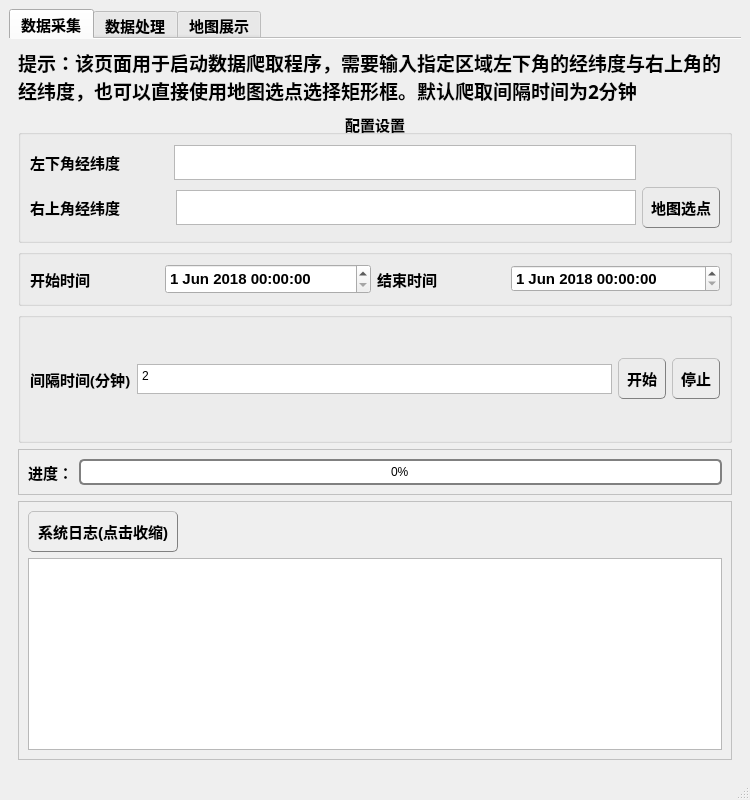
<?xml version="1.0" encoding="UTF-8"?>
<ui version="4.0">
 <class>mainWindow</class>
 <widget class="QMainWindow" name="mainWindow">
  <property name="geometry">
   <rect>
    <x>0</x>
    <y>0</y>
    <width>750</width>
    <height>800</height>
   </rect>
  </property>
  <property name="windowTitle">
   <string>交通拥堵分析系统</string>
  </property>
  <property name="windowIcon">
   <iconset>
    <normaloff>image/app.ico</normaloff>image/app.ico</iconset>
  </property>
  <widget class="QWidget" name="centralwidget">
   <layout class="QGridLayout" name="gridLayout_4">
    <item row="0" column="0">
     <widget class="QTabWidget" name="tabWidget">
      <property name="minimumSize">
       <size>
        <width>300</width>
        <height>0</height>
       </size>
      </property>
      <property name="font">
       <font>
        <pointsize>11</pointsize>
        <weight>75</weight>
        <bold>true</bold>
       </font>
      </property>
      <property name="layoutDirection">
       <enum>Qt::LeftToRight</enum>
      </property>
      <property name="tabPosition">
       <enum>QTabWidget::North</enum>
      </property>
      <property name="tabShape">
       <enum>QTabWidget::Rounded</enum>
      </property>
      <property name="currentIndex">
       <number>0</number>
      </property>
      <property name="iconSize">
       <size>
        <width>30</width>
        <height>30</height>
       </size>
      </property>
      <property name="elideMode">
       <enum>Qt::ElideMiddle</enum>
      </property>
      <property name="documentMode">
       <bool>true</bool>
      </property>
      <property name="tabsClosable">
       <bool>false</bool>
      </property>
      <property name="movable">
       <bool>false</bool>
      </property>
      <property name="tabBarAutoHide">
       <bool>false</bool>
      </property>
      <widget class="QWidget" name="tab">
       <attribute name="icon">
        <iconset>
         <normaloff>image/Highway_48px_1109853_easyicon.net.png</normaloff>image/Highway_48px_1109853_easyicon.net.png</iconset>
       </attribute>
       <attribute name="title">
        <string>数据采集</string>
       </attribute>
       <layout class="QGridLayout" name="gridLayout">
        <item row="3" column="0">
         <widget class="QGroupBox" name="groupBox_6">
          <property name="title">
           <string/>
          </property>
          <layout class="QHBoxLayout" name="horizontalLayout_12">
           <item>
            <layout class="QHBoxLayout" name="horizontalLayout_9">
             <item>
              <widget class="QLabel" name="label_19">
               <property name="minimumSize">
                <size>
                 <width>0</width>
                 <height>0</height>
                </size>
               </property>
               <property name="maximumSize">
                <size>
                 <width>16777215</width>
                 <height>16777215</height>
                </size>
               </property>
               <property name="font">
                <font>
                 <family>微软雅黑</family>
                 <pointsize>11</pointsize>
                 <weight>75</weight>
                 <bold>true</bold>
                </font>
               </property>
               <property name="text">
                <string>间隔时间(分钟)</string>
               </property>
              </widget>
             </item>
             <item>
              <widget class="QTextEdit" name="textEdit_9">
               <property name="minimumSize">
                <size>
                 <width>0</width>
                 <height>0</height>
                </size>
               </property>
               <property name="maximumSize">
                <size>
                 <width>16777215</width>
                 <height>30</height>
                </size>
               </property>
               <property name="html">
                <string>&lt;!DOCTYPE HTML PUBLIC &quot;-//W3C//DTD HTML 4.0//EN&quot; &quot;http://www.w3.org/TR/REC-html40/strict.dtd&quot;&gt;
&lt;html&gt;&lt;head&gt;&lt;meta name=&quot;qrichtext&quot; content=&quot;1&quot; /&gt;&lt;style type=&quot;text/css&quot;&gt;
p, li { white-space: pre-wrap; }
&lt;/style&gt;&lt;/head&gt;&lt;body style=&quot; font-family:'SimSun'; font-size:11pt; font-weight:600; font-style:normal;&quot;&gt;
&lt;p style=&quot; margin-top:0px; margin-bottom:0px; margin-left:0px; margin-right:0px; -qt-block-indent:0; text-indent:0px;&quot;&gt;&lt;span style=&quot; font-size:9pt; font-weight:400;&quot;&gt;2&lt;/span&gt;&lt;/p&gt;&lt;/body&gt;&lt;/html&gt;</string>
               </property>
              </widget>
             </item>
             <item>
              <widget class="QPushButton" name="pushButton">
               <property name="minimumSize">
                <size>
                 <width>0</width>
                 <height>0</height>
                </size>
               </property>
               <property name="maximumSize">
                <size>
                 <width>16777215</width>
                 <height>16777215</height>
                </size>
               </property>
               <property name="font">
                <font>
                 <pointsize>11</pointsize>
                 <weight>75</weight>
                 <bold>true</bold>
                </font>
               </property>
               <property name="styleSheet">
                <string notr="true">QPushButton:hover{

background-color:rgb(211, 211, 211)}  
QPushButton
                     {text-align : center;
                     border-color: gray;
                     padding:8px;
                     font:bold;
                     border-width: 1px;
                     border-radius: 5px;
                     border-style: outset;
                     }
</string>
               </property>
               <property name="text">
                <string>开始</string>
               </property>
               <property name="icon">
                <iconset>
                 <normaloff>image/play_button_48px_1201205_easyicon.net.png</normaloff>image/play_button_48px_1201205_easyicon.net.png</iconset>
               </property>
               <property name="iconSize">
                <size>
                 <width>30</width>
                 <height>30</height>
                </size>
               </property>
              </widget>
             </item>
             <item>
              <widget class="QPushButton" name="pushButton_2">
               <property name="minimumSize">
                <size>
                 <width>0</width>
                 <height>0</height>
                </size>
               </property>
               <property name="font">
                <font>
                 <pointsize>11</pointsize>
                 <weight>75</weight>
                 <bold>true</bold>
                </font>
               </property>
               <property name="styleSheet">
                <string notr="true">QPushButton:hover{

background-color:rgb(211, 211, 211)}  
QPushButton
                     {text-align : center;
                     border-color: gray;
                     padding:8px;
                     font:bold;
                     border-width: 1px;
                     border-radius: 5px;
                     border-style: outset;
                     }
</string>
               </property>
               <property name="text">
                <string>停止</string>
               </property>
               <property name="icon">
                <iconset>
                 <normaloff>image/stop_48px_1229026_easyicon.net.png</normaloff>image/stop_48px_1229026_easyicon.net.png</iconset>
               </property>
               <property name="iconSize">
                <size>
                 <width>30</width>
                 <height>30</height>
                </size>
               </property>
              </widget>
             </item>
            </layout>
           </item>
          </layout>
         </widget>
        </item>
        <item row="2" column="0">
         <widget class="QGroupBox" name="groupBox_5">
          <property name="title">
           <string/>
          </property>
          <layout class="QHBoxLayout" name="horizontalLayout_6">
           <item>
            <widget class="QLabel" name="label_13">
             <property name="minimumSize">
              <size>
               <width>71</width>
               <height>0</height>
              </size>
             </property>
             <property name="maximumSize">
              <size>
               <width>16777215</width>
               <height>16777215</height>
              </size>
             </property>
             <property name="font">
              <font>
               <family>微软雅黑</family>
               <pointsize>11</pointsize>
               <weight>75</weight>
               <bold>true</bold>
              </font>
             </property>
             <property name="text">
              <string>开始时间</string>
             </property>
            </widget>
           </item>
           <item>
            <widget class="QDateTimeEdit" name="dateTimeEdit">
             <property name="minimumSize">
              <size>
               <width>206</width>
               <height>30</height>
              </size>
             </property>
             <property name="maximumSize">
              <size>
               <width>16777215</width>
               <height>16777215</height>
              </size>
             </property>
             <property name="date">
              <date>
               <year>2018</year>
               <month>6</month>
               <day>1</day>
              </date>
             </property>
            </widget>
           </item>
           <item>
            <widget class="QLabel" name="label_11">
             <property name="minimumSize">
              <size>
               <width>71</width>
               <height>0</height>
              </size>
             </property>
             <property name="maximumSize">
              <size>
               <width>16777215</width>
               <height>16777215</height>
              </size>
             </property>
             <property name="font">
              <font>
               <family>微软雅黑</family>
               <pointsize>11</pointsize>
               <weight>75</weight>
               <bold>true</bold>
              </font>
             </property>
             <property name="text">
              <string>结束时间</string>
             </property>
            </widget>
           </item>
           <item>
            <widget class="QDateTimeEdit" name="dateTimeEdit_9">
             <property name="minimumSize">
              <size>
               <width>209</width>
               <height>0</height>
              </size>
             </property>
             <property name="dateTime">
              <datetime>
               <hour>0</hour>
               <minute>0</minute>
               <second>0</second>
               <year>2018</year>
               <month>6</month>
               <day>1</day>
              </datetime>
             </property>
            </widget>
           </item>
          </layout>
         </widget>
        </item>
        <item row="4" column="0">
         <widget class="QGroupBox" name="groupBox_3">
          <property name="sizePolicy">
           <sizepolicy hsizetype="Preferred" vsizetype="Preferred">
            <horstretch>0</horstretch>
            <verstretch>0</verstretch>
           </sizepolicy>
          </property>
          <property name="font">
           <font>
            <pointsize>11</pointsize>
            <weight>75</weight>
            <bold>true</bold>
           </font>
          </property>
          <property name="styleSheet">
           <string notr="true">QGroupBox{border:1px ridge gray;margin-top: 1ex;} QGroupBox::title{subcontrol-origin: margin;subcontrol-position:top center;padding:0 3px;}</string>
          </property>
          <property name="title">
           <string/>
          </property>
          <layout class="QHBoxLayout" name="horizontalLayout_7">
           <item>
            <widget class="QLabel" name="label_9">
             <property name="font">
              <font>
               <family>微软雅黑</family>
               <pointsize>11</pointsize>
               <weight>75</weight>
               <bold>true</bold>
              </font>
             </property>
             <property name="text">
              <string>进度：</string>
             </property>
             <property name="alignment">
              <set>Qt::AlignRight|Qt::AlignTrailing|Qt::AlignVCenter</set>
             </property>
            </widget>
           </item>
           <item>
            <widget class="QProgressBar" name="progressBar">
             <property name="minimumSize">
              <size>
               <width>0</width>
               <height>0</height>
              </size>
             </property>
             <property name="styleSheet">
              <string notr="true">QProgressBar {
                           border: 2px solid grey;
                           border-radius: 5px;
                           text-align: center;
                       }
                       QProgressBar::chunk {
                           background-color: #37DA7E;
                           width: 20px;
                       }</string>
             </property>
             <property name="value">
              <number>0</number>
             </property>
            </widget>
           </item>
          </layout>
         </widget>
        </item>
        <item row="5" column="0">
         <widget class="QGroupBox" name="groupBox_7">
          <property name="sizePolicy">
           <sizepolicy hsizetype="Preferred" vsizetype="Preferred">
            <horstretch>0</horstretch>
            <verstretch>0</verstretch>
           </sizepolicy>
          </property>
          <property name="font">
           <font>
            <pointsize>10</pointsize>
           </font>
          </property>
          <property name="styleSheet">
           <string notr="true">QGroupBox{border:1px ridge gray;margin-top: 1ex;} QGroupBox::title{subcontrol-origin: margin;subcontrol-position:top center;padding:0 3px;}</string>
          </property>
          <property name="title">
           <string/>
          </property>
          <layout class="QFormLayout" name="formLayout">
           <item row="0" column="0">
            <widget class="QPushButton" name="pushButton_4">
             <property name="minimumSize">
              <size>
               <width>150</width>
               <height>0</height>
              </size>
             </property>
             <property name="font">
              <font>
               <pointsize>11</pointsize>
               <weight>75</weight>
               <bold>true</bold>
              </font>
             </property>
             <property name="styleSheet">
              <string notr="true">QPushButton:hover{

background-color:rgb(211, 211, 211)}  
QPushButton
                     {text-align : center;
                     border-color: gray;
                     padding:8px;
                     font:bold;
                     border-width: 1px;
                     border-radius: 5px;
                     border-style: outset;
                     }
</string>
             </property>
             <property name="text">
              <string>系统日志(点击收缩)</string>
             </property>
             <property name="icon">
              <iconset>
               <normaloff>../../../chrmoedownload/play_button_48px_1201205_easyicon.net.png</normaloff>../../../chrmoedownload/play_button_48px_1201205_easyicon.net.png</iconset>
             </property>
             <property name="iconSize">
              <size>
               <width>30</width>
               <height>30</height>
              </size>
             </property>
            </widget>
           </item>
           <item row="1" column="0" colspan="2">
            <widget class="QTextBrowser" name="textBrowser_3">
             <property name="minimumSize">
              <size>
               <width>0</width>
               <height>0</height>
              </size>
             </property>
            </widget>
           </item>
          </layout>
         </widget>
        </item>
        <item row="0" column="0">
         <widget class="QLabel" name="label">
          <property name="minimumSize">
           <size>
            <width>631</width>
            <height>0</height>
           </size>
          </property>
          <property name="font">
           <font>
            <family>黑体</family>
            <pointsize>14</pointsize>
            <weight>75</weight>
            <bold>true</bold>
           </font>
          </property>
          <property name="text">
           <string>提示：该页面用于启动数据爬取程序，需要输入指定区域左下角的经纬度与右上角的经纬度，也可以直接使用地图选点选择矩形框。默认爬取间隔时间为2分钟</string>
          </property>
          <property name="wordWrap">
           <bool>true</bool>
          </property>
         </widget>
        </item>
        <item row="1" column="0">
         <widget class="QGroupBox" name="groupBox_4">
          <property name="font">
           <font>
            <pointsize>11</pointsize>
            <weight>75</weight>
            <bold>true</bold>
           </font>
          </property>
          <property name="title">
           <string>配置设置</string>
          </property>
          <property name="alignment">
           <set>Qt::AlignCenter</set>
          </property>
          <layout class="QGridLayout" name="gridLayout_7">
           <item row="0" column="0">
            <layout class="QHBoxLayout" name="horizontalLayout_10">
             <property name="spacing">
              <number>4</number>
             </property>
             <property name="leftMargin">
              <number>0</number>
             </property>
             <property name="topMargin">
              <number>0</number>
             </property>
             <item>
              <widget class="QLabel" name="label_12">
               <property name="minimumSize">
                <size>
                 <width>140</width>
                 <height>0</height>
                </size>
               </property>
               <property name="maximumSize">
                <size>
                 <width>16777215</width>
                 <height>16777215</height>
                </size>
               </property>
               <property name="font">
                <font>
                 <family>微软雅黑</family>
                 <pointsize>11</pointsize>
                 <weight>75</weight>
                 <bold>true</bold>
                </font>
               </property>
               <property name="text">
                <string>左下角经纬度</string>
               </property>
              </widget>
             </item>
             <item>
              <widget class="QTextEdit" name="textEdit_left">
               <property name="minimumSize">
                <size>
                 <width>0</width>
                 <height>0</height>
                </size>
               </property>
               <property name="maximumSize">
                <size>
                 <width>1512412</width>
                 <height>35</height>
                </size>
               </property>
              </widget>
             </item>
            </layout>
           </item>
           <item row="1" column="1">
            <widget class="QPushButton" name="pushButton_9">
             <property name="minimumSize">
              <size>
               <width>0</width>
               <height>0</height>
              </size>
             </property>
             <property name="font">
              <font>
               <pointsize>11</pointsize>
               <weight>75</weight>
               <bold>true</bold>
              </font>
             </property>
             <property name="styleSheet">
              <string notr="true">QPushButton:hover{

background-color:rgb(211, 211, 211)}  
QPushButton
                     {text-align : center;
                     border-color: gray;
                     padding:8px;
                     font:bold;
                     border-width: 1px;
                     border-radius: 5px;
                     border-style: outset;
                     }
</string>
             </property>
             <property name="text">
              <string>地图选点</string>
             </property>
             <property name="icon">
              <iconset>
               <normaloff>image/map_46.16091954023px_1224917_easyicon.net.png</normaloff>image/map_46.16091954023px_1224917_easyicon.net.png</iconset>
             </property>
             <property name="iconSize">
              <size>
               <width>30</width>
               <height>30</height>
              </size>
             </property>
            </widget>
           </item>
           <item row="1" column="0">
            <layout class="QHBoxLayout" name="horizontalLayout_11">
             <item>
              <widget class="QLabel" name="label_34">
               <property name="minimumSize">
                <size>
                 <width>140</width>
                 <height>0</height>
                </size>
               </property>
               <property name="maximumSize">
                <size>
                 <width>16777215</width>
                 <height>16777215</height>
                </size>
               </property>
               <property name="font">
                <font>
                 <family>微软雅黑</family>
                 <pointsize>11</pointsize>
                 <weight>75</weight>
                 <bold>true</bold>
                </font>
               </property>
               <property name="text">
                <string>右上角经纬度</string>
               </property>
              </widget>
             </item>
             <item>
              <widget class="QTextEdit" name="textEdit_right">
               <property name="minimumSize">
                <size>
                 <width>0</width>
                 <height>0</height>
                </size>
               </property>
               <property name="maximumSize">
                <size>
                 <width>1512412</width>
                 <height>35</height>
                </size>
               </property>
              </widget>
             </item>
            </layout>
           </item>
          </layout>
         </widget>
        </item>
       </layout>
      </widget>
      <widget class="QWidget" name="tab_2">
       <attribute name="icon">
        <iconset>
         <normaloff>image/gear_48px_1180534_easyicon.net.png</normaloff>image/gear_48px_1180534_easyicon.net.png</iconset>
       </attribute>
       <attribute name="title">
        <string>数据处理</string>
       </attribute>
       <layout class="QGridLayout" name="gridLayout_5">
        <item row="0" column="0">
         <widget class="QLabel" name="label_3">
          <property name="minimumSize">
           <size>
            <width>0</width>
            <height>0</height>
           </size>
          </property>
          <property name="font">
           <font>
            <family>黑体</family>
            <pointsize>14</pointsize>
            <weight>75</weight>
            <bold>true</bold>
           </font>
          </property>
          <property name="text">
           <string>提示：该页面用于启动数据生成，选择指定道路，配置拥堵阈值后点击生成，即可生产拥堵情况excel表格，也可进入地图展示标签查看。</string>
          </property>
          <property name="wordWrap">
           <bool>true</bool>
          </property>
         </widget>
        </item>
        <item row="1" column="0">
         <widget class="QGroupBox" name="groupBox">
          <property name="title">
           <string/>
          </property>
          <layout class="QHBoxLayout" name="horizontalLayout_8">
           <item>
            <widget class="QLabel" name="label_22">
             <property name="minimumSize">
              <size>
               <width>0</width>
               <height>0</height>
              </size>
             </property>
             <property name="font">
              <font>
               <family>微软雅黑</family>
               <pointsize>11</pointsize>
               <weight>75</weight>
               <bold>true</bold>
              </font>
             </property>
             <property name="text">
              <string>指定道路</string>
             </property>
            </widget>
           </item>
           <item>
            <widget class="QTextEdit" name="textEdit_11">
             <property name="maximumSize">
              <size>
               <width>16777215</width>
               <height>40</height>
              </size>
             </property>
            </widget>
           </item>
           <item>
            <widget class="QPushButton" name="pushButton_choose_road">
             <property name="minimumSize">
              <size>
               <width>0</width>
               <height>50</height>
              </size>
             </property>
             <property name="font">
              <font>
               <pointsize>11</pointsize>
               <weight>75</weight>
               <bold>true</bold>
              </font>
             </property>
             <property name="styleSheet">
              <string notr="true">QPushButton:hover{

background-color:rgb(211, 211, 211)}  
QPushButton
                     {text-align : center;
                     border-color: gray;
                     padding:8px;
                     font:bold;
                     border-width: 1px;
                     border-radius: 5px;
                     border-style: outset;
                     }
</string>
             </property>
             <property name="text">
              <string>选择道路</string>
             </property>
             <property name="icon">
              <iconset>
               <normaloff>image/road_48px_1232324_easyicon.net.png</normaloff>image/road_48px_1232324_easyicon.net.png</iconset>
             </property>
             <property name="iconSize">
              <size>
               <width>25</width>
               <height>25</height>
              </size>
             </property>
            </widget>
           </item>
          </layout>
         </widget>
        </item>
        <item row="2" column="0">
         <widget class="QGroupBox" name="groupBox_2">
          <property name="font">
           <font>
            <pointsize>11</pointsize>
            <weight>75</weight>
            <bold>true</bold>
           </font>
          </property>
          <property name="title">
           <string>阈值设置</string>
          </property>
          <property name="alignment">
           <set>Qt::AlignCenter</set>
          </property>
          <layout class="QHBoxLayout" name="horizontalLayout_13">
           <item>
            <widget class="QLabel" name="label_23">
             <property name="minimumSize">
              <size>
               <width>0</width>
               <height>0</height>
              </size>
             </property>
             <property name="font">
              <font>
               <family>微软雅黑</family>
               <pointsize>11</pointsize>
               <weight>75</weight>
               <bold>true</bold>
              </font>
             </property>
             <property name="text">
              <string>拥堵时长（分钟）</string>
             </property>
            </widget>
           </item>
           <item>
            <widget class="QTextEdit" name="textEdit_12">
             <property name="maximumSize">
              <size>
               <width>16777215</width>
               <height>40</height>
              </size>
             </property>
             <property name="html">
              <string>&lt;!DOCTYPE HTML PUBLIC &quot;-//W3C//DTD HTML 4.0//EN&quot; &quot;http://www.w3.org/TR/REC-html40/strict.dtd&quot;&gt;
&lt;html&gt;&lt;head&gt;&lt;meta name=&quot;qrichtext&quot; content=&quot;1&quot; /&gt;&lt;style type=&quot;text/css&quot;&gt;
p, li { white-space: pre-wrap; }
&lt;/style&gt;&lt;/head&gt;&lt;body style=&quot; font-family:'SimSun'; font-size:11pt; font-weight:600; font-style:normal;&quot;&gt;
&lt;p style=&quot; margin-top:0px; margin-bottom:0px; margin-left:0px; margin-right:0px; -qt-block-indent:0; text-indent:0px;&quot;&gt;&lt;span style=&quot; font-size:9pt; font-weight:400;&quot;&gt;60&lt;/span&gt;&lt;/p&gt;&lt;/body&gt;&lt;/html&gt;</string>
             </property>
            </widget>
           </item>
           <item>
            <widget class="QLabel" name="label_24">
             <property name="minimumSize">
              <size>
               <width>0</width>
               <height>0</height>
              </size>
             </property>
             <property name="font">
              <font>
               <family>微软雅黑</family>
               <pointsize>11</pointsize>
               <weight>75</weight>
               <bold>true</bold>
              </font>
             </property>
             <property name="text">
              <string>拥堵长度（米）</string>
             </property>
            </widget>
           </item>
           <item>
            <widget class="QTextEdit" name="textEdit_13">
             <property name="maximumSize">
              <size>
               <width>16777215</width>
               <height>40</height>
              </size>
             </property>
             <property name="html">
              <string>&lt;!DOCTYPE HTML PUBLIC &quot;-//W3C//DTD HTML 4.0//EN&quot; &quot;http://www.w3.org/TR/REC-html40/strict.dtd&quot;&gt;
&lt;html&gt;&lt;head&gt;&lt;meta name=&quot;qrichtext&quot; content=&quot;1&quot; /&gt;&lt;style type=&quot;text/css&quot;&gt;
p, li { white-space: pre-wrap; }
&lt;/style&gt;&lt;/head&gt;&lt;body style=&quot; font-family:'SimSun'; font-size:11pt; font-weight:600; font-style:normal;&quot;&gt;
&lt;p style=&quot; margin-top:0px; margin-bottom:0px; margin-left:0px; margin-right:0px; -qt-block-indent:0; text-indent:0px;&quot;&gt;&lt;span style=&quot; font-size:9pt; font-weight:400;&quot;&gt;100&lt;/span&gt;&lt;/p&gt;&lt;/body&gt;&lt;/html&gt;</string>
             </property>
            </widget>
           </item>
          </layout>
         </widget>
        </item>
        <item row="3" column="0">
         <widget class="QGroupBox" name="groupBox_8">
          <property name="maximumSize">
           <size>
            <width>16777215</width>
            <height>100</height>
           </size>
          </property>
          <property name="title">
           <string/>
          </property>
          <layout class="QGridLayout" name="gridLayout_6">
           <item row="0" column="2">
            <widget class="QPushButton" name="pushButton_7">
             <property name="minimumSize">
              <size>
               <width>0</width>
               <height>50</height>
              </size>
             </property>
             <property name="font">
              <font>
               <pointsize>11</pointsize>
               <weight>75</weight>
               <bold>true</bold>
              </font>
             </property>
             <property name="styleSheet">
              <string notr="true">QPushButton:hover{

background-color:rgb(211, 211, 211)}  
QPushButton
                     {text-align : center;
                     border-color: gray;
                     padding:8px;
                     font:bold;
                     border-width: 1px;
                     border-radius: 5px;
                     border-style: outset;
                     }
</string>
             </property>
             <property name="text">
              <string>选择文件夹</string>
             </property>
             <property name="icon">
              <iconset>
               <normaloff>image/folder_48px_1219812_easyicon.net.png</normaloff>image/folder_48px_1219812_easyicon.net.png</iconset>
             </property>
             <property name="iconSize">
              <size>
               <width>25</width>
               <height>25</height>
              </size>
             </property>
            </widget>
           </item>
           <item row="0" column="1">
            <widget class="QTextEdit" name="textEdit_7">
             <property name="maximumSize">
              <size>
               <width>16777215</width>
               <height>40</height>
              </size>
             </property>
            </widget>
           </item>
           <item row="0" column="0">
            <widget class="QLabel" name="label_21">
             <property name="minimumSize">
              <size>
               <width>0</width>
               <height>0</height>
              </size>
             </property>
             <property name="font">
              <font>
               <family>微软雅黑</family>
               <pointsize>11</pointsize>
               <weight>75</weight>
               <bold>true</bold>
              </font>
             </property>
             <property name="text">
              <string>数据存储路径</string>
             </property>
            </widget>
           </item>
          </layout>
         </widget>
        </item>
        <item row="4" column="0">
         <layout class="QHBoxLayout" name="horizontalLayout_15">
          <item>
           <spacer name="horizontalSpacer">
            <property name="orientation">
             <enum>Qt::Horizontal</enum>
            </property>
            <property name="sizeHint" stdset="0">
             <size>
              <width>40</width>
              <height>20</height>
             </size>
            </property>
           </spacer>
          </item>
          <item>
           <widget class="QPushButton" name="pushButton_14">
            <property name="font">
             <font>
              <weight>75</weight>
              <italic>false</italic>
              <bold>true</bold>
             </font>
            </property>
            <property name="styleSheet">
             <string notr="true">QPushButton:hover{

background-color:rgb(211, 211, 211)}  
QPushButton
                     {text-align : center;
                     border-color: gray;
                     padding:8px;
                     font:bold;
                     border-width: 1px;
                     border-radius: 5px;
                     border-style: outset;
                     }
</string>
            </property>
            <property name="text">
             <string>生成</string>
            </property>
            <property name="icon">
             <iconset>
              <normaloff>image/brand_brands_excel_logo_48px_1212964_easyicon.net.png</normaloff>image/brand_brands_excel_logo_48px_1212964_easyicon.net.png</iconset>
            </property>
            <property name="iconSize">
             <size>
              <width>25</width>
              <height>25</height>
             </size>
            </property>
           </widget>
          </item>
          <item>
           <widget class="QPushButton" name="pushButton_13">
            <property name="font">
             <font>
              <weight>75</weight>
              <italic>false</italic>
              <bold>true</bold>
             </font>
            </property>
            <property name="styleSheet">
             <string notr="true">QPushButton:hover{

background-color:rgb(211, 211, 211)}  
QPushButton
                     {text-align : center;
                     border-color: gray;
                     padding:8px;
                     font:bold;
                     border-width: 1px;
                     border-radius: 5px;
                     border-style: outset;
                     }
</string>
            </property>
            <property name="text">
             <string>停止</string>
            </property>
            <property name="icon">
             <iconset>
              <normaloff>image/stop_48px_1229026_easyicon.net.png</normaloff>image/stop_48px_1229026_easyicon.net.png</iconset>
            </property>
            <property name="iconSize">
             <size>
              <width>25</width>
              <height>25</height>
             </size>
            </property>
           </widget>
          </item>
         </layout>
        </item>
        <item row="5" column="0">
         <widget class="QGroupBox" name="groupBox_9">
          <property name="sizePolicy">
           <sizepolicy hsizetype="Preferred" vsizetype="Preferred">
            <horstretch>0</horstretch>
            <verstretch>0</verstretch>
           </sizepolicy>
          </property>
          <property name="minimumSize">
           <size>
            <width>0</width>
            <height>60</height>
           </size>
          </property>
          <property name="font">
           <font>
            <pointsize>10</pointsize>
           </font>
          </property>
          <property name="styleSheet">
           <string notr="true">QGroupBox{border:1px ridge gray;margin-top: 1ex;} QGroupBox::title{subcontrol-origin: margin;subcontrol-position:top center;padding:0 3px;}</string>
          </property>
          <property name="title">
           <string/>
          </property>
          <layout class="QHBoxLayout" name="horizontalLayout_16">
           <item>
            <widget class="QLabel" name="label_17">
             <property name="minimumSize">
              <size>
               <width>0</width>
               <height>0</height>
              </size>
             </property>
             <property name="font">
              <font>
               <family>微软雅黑</family>
               <pointsize>11</pointsize>
               <weight>75</weight>
               <bold>true</bold>
              </font>
             </property>
             <property name="text">
              <string>进度：</string>
             </property>
            </widget>
           </item>
           <item>
            <widget class="QProgressBar" name="progressBar_3">
             <property name="styleSheet">
              <string notr="true">QProgressBar {
                           border: 2px solid grey;
                           border-radius: 5px;
                           text-align: center;
                       }
                       QProgressBar::chunk {
                           background-color: #37DA7E;
                           width: 20px;
                       }</string>
             </property>
             <property name="value">
              <number>0</number>
             </property>
            </widget>
           </item>
          </layout>
         </widget>
        </item>
        <item row="6" column="0">
         <widget class="QGroupBox" name="groupBox_10">
          <property name="sizePolicy">
           <sizepolicy hsizetype="Preferred" vsizetype="Preferred">
            <horstretch>0</horstretch>
            <verstretch>0</verstretch>
           </sizepolicy>
          </property>
          <property name="font">
           <font>
            <pointsize>10</pointsize>
           </font>
          </property>
          <property name="styleSheet">
           <string notr="true">QGroupBox{border:1px ridge gray;margin-top: 1ex;} QGroupBox::title{subcontrol-origin: margin;subcontrol-position:top center;padding:0 3px;}</string>
          </property>
          <property name="title">
           <string/>
          </property>
          <layout class="QVBoxLayout" name="verticalLayout_4">
           <item>
            <widget class="QPushButton" name="pushButton_8">
             <property name="minimumSize">
              <size>
               <width>150</width>
               <height>0</height>
              </size>
             </property>
             <property name="maximumSize">
              <size>
               <width>300</width>
               <height>16777215</height>
              </size>
             </property>
             <property name="font">
              <font>
               <pointsize>11</pointsize>
               <weight>75</weight>
               <bold>true</bold>
              </font>
             </property>
             <property name="styleSheet">
              <string notr="true">QPushButton:hover{

background-color:rgb(211, 211, 211)}  
QPushButton
                     {text-align : center;
                     border-color: gray;
                     padding:8px;
                     font:bold;
                     border-width: 1px;
                     border-radius: 5px;
                     border-style: outset;
                     }
</string>
             </property>
             <property name="text">
              <string>系统日志(点击收缩)</string>
             </property>
             <property name="icon">
              <iconset>
               <normaloff>../../../chrmoedownload/play_button_48px_1201205_easyicon.net.png</normaloff>../../../chrmoedownload/play_button_48px_1201205_easyicon.net.png</iconset>
             </property>
             <property name="iconSize">
              <size>
               <width>30</width>
               <height>30</height>
              </size>
             </property>
            </widget>
           </item>
           <item>
            <widget class="QTextBrowser" name="textBrowser_6">
             <property name="minimumSize">
              <size>
               <width>0</width>
               <height>0</height>
              </size>
             </property>
            </widget>
           </item>
          </layout>
         </widget>
        </item>
       </layout>
      </widget>
      <widget class="QWidget" name="tab_3">
       <attribute name="icon">
        <iconset>
         <normaloff>image/map_64px_1228276_easyicon.net.png</normaloff>image/map_64px_1228276_easyicon.net.png</iconset>
       </attribute>
       <attribute name="title">
        <string>地图展示</string>
       </attribute>
       <layout class="QGridLayout" name="gridLayout_2"/>
      </widget>
     </widget>
    </item>
   </layout>
  </widget>
  <widget class="QStatusBar" name="statusbar"/>
 </widget>
 <resources/>
 <connections/>
</ui>
